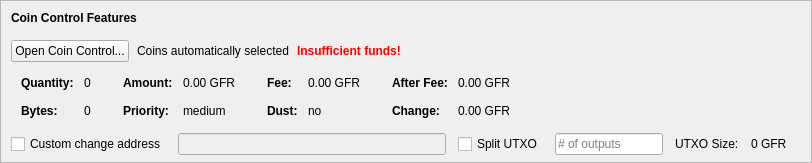
    <widget class="QFrame" name="frameCoinControl">
     <property name="sizePolicy">
      <sizepolicy hsizetype="Expanding" vsizetype="Expanding">
       <horstretch>0</horstretch>
       <verstretch>0</verstretch>
      </sizepolicy>
     </property>
     <property name="maximumSize">
      <size>
       <width>16777215</width>
       <height>16777215</height>
      </size>
     </property>
     <property name="frameShape">
      <enum>QFrame::StyledPanel</enum>
     </property>
     <property name="frameShadow">
      <enum>QFrame::Sunken</enum>
     </property>
     <layout class="QVBoxLayout" name="verticalLayoutCoinControl2">
      <property name="spacing">
       <number>0</number>
      </property>
      <property name="leftMargin">
       <number>0</number>
      </property>
      <property name="topMargin">
       <number>0</number>
      </property>
      <property name="rightMargin">
       <number>0</number>
      </property>
      <property name="bottomMargin">
       <number>6</number>
      </property>
      <item>
       <layout class="QVBoxLayout" name="verticalLayoutCoinControl" stretch="0,0,0,0,1">
        <property name="spacing">
         <number>0</number>
        </property>
        <property name="leftMargin">
         <number>10</number>
        </property>
        <property name="topMargin">
         <number>10</number>
        </property>
        <item>
         <layout class="QHBoxLayout" name="horizontalLayoutCoinControl1">
          <property name="bottomMargin">
           <number>15</number>
          </property>
          <item>
           <widget class="QLabel" name="labelCoinControlFeatures">
            <property name="sizePolicy">
             <sizepolicy hsizetype="Preferred" vsizetype="Maximum">
              <horstretch>0</horstretch>
              <verstretch>0</verstretch>
             </sizepolicy>
            </property>
            <property name="font">
             <font>
              <weight>75</weight>
              <bold>true</bold>
             </font>
            </property>
            <property name="styleSheet">
             <string notr="true">font-weight:bold;</string>
            </property>
            <property name="text">
             <string>Coin Control Features</string>
            </property>
           </widget>
          </item>
         </layout>
        </item>
        <item>
         <layout class="QHBoxLayout" name="horizontalLayoutCoinControl2" stretch="0,0,0,0">
          <property name="spacing">
           <number>8</number>
          </property>
          <property name="bottomMargin">
           <number>10</number>
          </property>
          <item>
           <widget class="QPushButton" name="pushButtonCoinControl">
            <property name="styleSheet">
             <string notr="true"/>
            </property>
            <property name="text">
             <string>Open Coin Control...</string>
            </property>
            <property name="autoDefault">
             <bool>false</bool>
            </property>
           </widget>
          </item>
          <item>
           <widget class="QLabel" name="labelCoinControlAutomaticallySelected">
            <property name="text">
             <string>Coins automatically selected</string>
            </property>
            <property name="margin">
             <number>5</number>
            </property>
           </widget>
          </item>
          <item>
           <widget class="QLabel" name="labelCoinControlInsuffFunds">
            <property name="font">
             <font>
              <weight>75</weight>
              <bold>true</bold>
             </font>
            </property>
            <property name="styleSheet">
             <string notr="true">color:red;font-weight:bold;</string>
            </property>
            <property name="text">
             <string>Insufficient funds!</string>
            </property>
            <property name="margin">
             <number>5</number>
            </property>
           </widget>
          </item>
          <item>
           <spacer name="horizontalSpacerCoinControl">
            <property name="orientation">
             <enum>Qt::Horizontal</enum>
            </property>
            <property name="sizeHint" stdset="0">
             <size>
              <width>40</width>
              <height>1</height>
             </size>
            </property>
           </spacer>
          </item>
         </layout>
        </item>
        <item>
         <widget class="QWidget" name="widgetCoinControl" native="true">
          <property name="sizePolicy">
           <sizepolicy hsizetype="Preferred" vsizetype="Preferred">
            <horstretch>0</horstretch>
            <verstretch>0</verstretch>
           </sizepolicy>
          </property>
          <property name="minimumSize">
           <size>
            <width>0</width>
            <height>0</height>
           </size>
          </property>
          <property name="styleSheet">
           <string notr="true"/>
          </property>
          <layout class="QHBoxLayout" name="horizontalLayoutCoinControl5">
           <property name="leftMargin">
            <number>0</number>
           </property>
           <property name="topMargin">
            <number>0</number>
           </property>
           <property name="rightMargin">
            <number>0</number>
           </property>
           <property name="bottomMargin">
            <number>0</number>
           </property>
           <item>
            <layout class="QHBoxLayout" name="horizontalLayoutCoinControl3" stretch="0,0,0,1">
             <property name="spacing">
              <number>20</number>
             </property>
             <property name="topMargin">
              <number>0</number>
             </property>
             <property name="bottomMargin">
              <number>10</number>
             </property>
             <item>
              <layout class="QFormLayout" name="formLayoutCoinControl1">
               <property name="horizontalSpacing">
                <number>10</number>
               </property>
               <property name="verticalSpacing">
                <number>14</number>
               </property>
               <property name="leftMargin">
                <number>10</number>
               </property>
               <property name="topMargin">
                <number>4</number>
               </property>
               <property name="rightMargin">
                <number>6</number>
               </property>
               <item row="0" column="0">
                <widget class="QLabel" name="labelCoinControlQuantityText">
                 <property name="font">
                  <font>
                   <weight>75</weight>
                   <bold>true</bold>
                  </font>
                 </property>
                 <property name="text">
                  <string>Quantity:</string>
                 </property>
                 <property name="margin">
                  <number>0</number>
                 </property>
                </widget>
               </item>
               <item row="0" column="1">
                <widget class="QLabel" name="labelCoinControlQuantity">
                 <property name="cursor">
                  <cursorShape>IBeamCursor</cursorShape>
                 </property>
                 <property name="contextMenuPolicy">
                  <enum>Qt::ActionsContextMenu</enum>
                 </property>
                 <property name="text">
                  <string notr="true">0</string>
                 </property>
                 <property name="margin">
                  <number>0</number>
                 </property>
                 <property name="textInteractionFlags">
                  <set>Qt::LinksAccessibleByMouse|Qt::TextSelectableByKeyboard|Qt::TextSelectableByMouse</set>
                 </property>
                </widget>
               </item>
               <item row="1" column="0">
                <widget class="QLabel" name="labelCoinControlBytesText">
                 <property name="font">
                  <font>
                   <weight>75</weight>
                   <bold>true</bold>
                  </font>
                 </property>
                 <property name="text">
                  <string>Bytes:</string>
                 </property>
                </widget>
               </item>
               <item row="1" column="1">
                <widget class="QLabel" name="labelCoinControlBytes">
                 <property name="cursor">
                  <cursorShape>IBeamCursor</cursorShape>
                 </property>
                 <property name="contextMenuPolicy">
                  <enum>Qt::ActionsContextMenu</enum>
                 </property>
                 <property name="text">
                  <string notr="true">0</string>
                 </property>
                 <property name="textInteractionFlags">
                  <set>Qt::LinksAccessibleByMouse|Qt::TextSelectableByKeyboard|Qt::TextSelectableByMouse</set>
                 </property>
                </widget>
               </item>
              </layout>
             </item>
             <item>
              <layout class="QFormLayout" name="formLayoutCoinControl2">
               <property name="horizontalSpacing">
                <number>10</number>
               </property>
               <property name="verticalSpacing">
                <number>14</number>
               </property>
               <property name="leftMargin">
                <number>6</number>
               </property>
               <property name="topMargin">
                <number>4</number>
               </property>
               <property name="rightMargin">
                <number>6</number>
               </property>
               <item row="0" column="0">
                <widget class="QLabel" name="labelCoinControlAmountText">
                 <property name="font">
                  <font>
                   <weight>75</weight>
                   <bold>true</bold>
                  </font>
                 </property>
                 <property name="text">
                  <string>Amount:</string>
                 </property>
                 <property name="margin">
                  <number>0</number>
                 </property>
                </widget>
               </item>
               <item row="0" column="1">
                <widget class="QLabel" name="labelCoinControlAmount">
                 <property name="cursor">
                  <cursorShape>IBeamCursor</cursorShape>
                 </property>
                 <property name="contextMenuPolicy">
                  <enum>Qt::ActionsContextMenu</enum>
                 </property>
                 <property name="text">
                  <string notr="true">0.00 GFR</string>
                 </property>
                 <property name="textInteractionFlags">
                  <set>Qt::LinksAccessibleByMouse|Qt::TextSelectableByKeyboard|Qt::TextSelectableByMouse</set>
                 </property>
                </widget>
               </item>
               <item row="1" column="0">
                <widget class="QLabel" name="labelCoinControlPriorityText">
                 <property name="font">
                  <font>
                   <weight>75</weight>
                   <bold>true</bold>
                  </font>
                 </property>
                 <property name="text">
                  <string>Priority:</string>
                 </property>
                </widget>
               </item>
               <item row="1" column="1">
                <widget class="QLabel" name="labelCoinControlPriority">
                 <property name="cursor">
                  <cursorShape>IBeamCursor</cursorShape>
                 </property>
                 <property name="contextMenuPolicy">
                  <enum>Qt::ActionsContextMenu</enum>
                 </property>
                 <property name="text">
                  <string>medium</string>
                 </property>
                 <property name="textInteractionFlags">
                  <set>Qt::LinksAccessibleByMouse|Qt::TextSelectableByKeyboard|Qt::TextSelectableByMouse</set>
                 </property>
                </widget>
               </item>
              </layout>
             </item>
             <item>
              <layout class="QFormLayout" name="formLayoutCoinControl3">
               <property name="horizontalSpacing">
                <number>10</number>
               </property>
               <property name="verticalSpacing">
                <number>14</number>
               </property>
               <property name="leftMargin">
                <number>6</number>
               </property>
               <property name="topMargin">
                <number>4</number>
               </property>
               <property name="rightMargin">
                <number>6</number>
               </property>
               <item row="0" column="0">
                <widget class="QLabel" name="labelCoinControlFeeText">
                 <property name="font">
                  <font>
                   <weight>75</weight>
                   <bold>true</bold>
                  </font>
                 </property>
                 <property name="text">
                  <string>Fee:</string>
                 </property>
                 <property name="margin">
                  <number>0</number>
                 </property>
                </widget>
               </item>
               <item row="0" column="1">
                <widget class="QLabel" name="labelCoinControlFee">
                 <property name="cursor">
                  <cursorShape>IBeamCursor</cursorShape>
                 </property>
                 <property name="contextMenuPolicy">
                  <enum>Qt::ActionsContextMenu</enum>
                 </property>
                 <property name="text">
                  <string notr="true">0.00 GFR</string>
                 </property>
                 <property name="textInteractionFlags">
                  <set>Qt::LinksAccessibleByMouse|Qt::TextSelectableByKeyboard|Qt::TextSelectableByMouse</set>
                 </property>
                </widget>
               </item>
               <item row="1" column="0">
                <widget class="QLabel" name="labelCoinControlLowOutputText">
                 <property name="font">
                  <font>
                   <weight>75</weight>
                   <bold>true</bold>
                  </font>
                 </property>
                 <property name="text">
                  <string>Dust:</string>
                 </property>
                </widget>
               </item>
               <item row="1" column="1">
                <widget class="QLabel" name="labelCoinControlLowOutput">
                 <property name="cursor">
                  <cursorShape>IBeamCursor</cursorShape>
                 </property>
                 <property name="contextMenuPolicy">
                  <enum>Qt::ActionsContextMenu</enum>
                 </property>
                 <property name="text">
                  <string>no</string>
                 </property>
                 <property name="textInteractionFlags">
                  <set>Qt::LinksAccessibleByMouse|Qt::TextSelectableByKeyboard|Qt::TextSelectableByMouse</set>
                 </property>
                </widget>
               </item>
              </layout>
             </item>
             <item>
              <layout class="QFormLayout" name="formLayoutCoinControl4">
               <property name="horizontalSpacing">
                <number>10</number>
               </property>
               <property name="verticalSpacing">
                <number>14</number>
               </property>
               <property name="leftMargin">
                <number>6</number>
               </property>
               <property name="topMargin">
                <number>4</number>
               </property>
               <property name="rightMargin">
                <number>6</number>
               </property>
               <item row="0" column="0">
                <widget class="QLabel" name="labelCoinControlAfterFeeText">
                 <property name="font">
                  <font>
                   <weight>75</weight>
                   <bold>true</bold>
                  </font>
                 </property>
                 <property name="text">
                  <string>After Fee:</string>
                 </property>
                 <property name="margin">
                  <number>0</number>
                 </property>
                </widget>
               </item>
               <item row="0" column="1">
                <widget class="QLabel" name="labelCoinControlAfterFee">
                 <property name="cursor">
                  <cursorShape>IBeamCursor</cursorShape>
                 </property>
                 <property name="contextMenuPolicy">
                  <enum>Qt::ActionsContextMenu</enum>
                 </property>
                 <property name="text">
                  <string notr="true">0.00 GFR</string>
                 </property>
                 <property name="textInteractionFlags">
                  <set>Qt::LinksAccessibleByMouse|Qt::TextSelectableByKeyboard|Qt::TextSelectableByMouse</set>
                 </property>
                </widget>
               </item>
               <item row="1" column="0">
                <widget class="QLabel" name="labelCoinControlChangeText">
                 <property name="font">
                  <font>
                   <weight>75</weight>
                   <bold>true</bold>
                  </font>
                 </property>
                 <property name="text">
                  <string>Change:</string>
                 </property>
                </widget>
               </item>
               <item row="1" column="1">
                <widget class="QLabel" name="labelCoinControlChange">
                 <property name="cursor">
                  <cursorShape>IBeamCursor</cursorShape>
                 </property>
                 <property name="contextMenuPolicy">
                  <enum>Qt::ActionsContextMenu</enum>
                 </property>
                 <property name="text">
                  <string notr="true">0.00 GFR</string>
                 </property>
                 <property name="textInteractionFlags">
                  <set>Qt::LinksAccessibleByMouse|Qt::TextSelectableByKeyboard|Qt::TextSelectableByMouse</set>
                 </property>
                </widget>
               </item>
              </layout>
             </item>
            </layout>
           </item>
          </layout>
         </widget>
        </item>
        <item>
         <layout class="QHBoxLayout" name="horizontalLayoutCoinControl4" stretch="0,0,0,0,0,0,0">
          <property name="spacing">
           <number>12</number>
          </property>
          <property name="sizeConstraint">
           <enum>QLayout::SetDefaultConstraint</enum>
          </property>
          <property name="topMargin">
           <number>5</number>
          </property>
          <property name="rightMargin">
           <number>5</number>
          </property>
          <item>
           <widget class="QCheckBox" name="checkBoxCoinControlChange">
            <property name="toolTip">
             <string>If this is activated, but the change address is empty or invalid, change will be sent to a newly generated address.</string>
            </property>
            <property name="text">
             <string>Custom change address</string>
            </property>
           </widget>
          </item>
          <item>
           <widget class="QValidatedLineEdit" name="lineEditCoinControlChange">
            <property name="enabled">
             <bool>false</bool>
            </property>
            <property name="sizePolicy">
             <sizepolicy hsizetype="Expanding" vsizetype="Fixed">
              <horstretch>0</horstretch>
              <verstretch>0</verstretch>
             </sizepolicy>
            </property>
           </widget>
          </item>
          <item>
           <widget class="QCheckBox" name="splitBlockCheckBox">
            <property name="text">
             <string>Split UTXO</string>
            </property>
           </widget>
          </item>
          <item>
           <widget class="QLineEdit" name="splitBlockLineEdit">
            <property name="sizePolicy">
             <sizepolicy hsizetype="Fixed" vsizetype="Fixed">
              <horstretch>50</horstretch>
              <verstretch>0</verstretch>
             </sizepolicy>
            </property>
            <property name="placeholderText">
             <string># of outputs</string>
            </property>
           </widget>
          </item>
          <item>
           <widget class="QLabel" name="labelBlockSizeText">
            <property name="text">
             <string>UTXO Size:</string>
            </property>
           </widget>
          </item>
          <item>
           <widget class="QLabel" name="labelBlockSize">
            <property name="text">
             <string>0 GFR</string>
            </property>
           </widget>
          </item>
          <item>
           <widget class="QLabel" name="labelCoinControlChangeLabel">
            <property name="sizePolicy">
             <sizepolicy hsizetype="Preferred" vsizetype="Expanding">
              <horstretch>0</horstretch>
              <verstretch>0</verstretch>
             </sizepolicy>
            </property>
            <property name="minimumSize">
             <size>
              <width>0</width>
              <height>0</height>
             </size>
            </property>
            <property name="text">
             <string/>
            </property>
            <property name="margin">
             <number>3</number>
            </property>
           </widget>
          </item>
         </layout>
        </item>
        <item>
         <spacer name="verticalSpacerCoinControl">
          <property name="orientation">
           <enum>Qt::Vertical</enum>
          </property>
          <property name="sizeHint" stdset="0">
           <size>
            <width>800</width>
            <height>1</height>
           </size>
          </property>
         </spacer>
        </item>
       </layout>
      </item>
     </layout>
    </widget>
